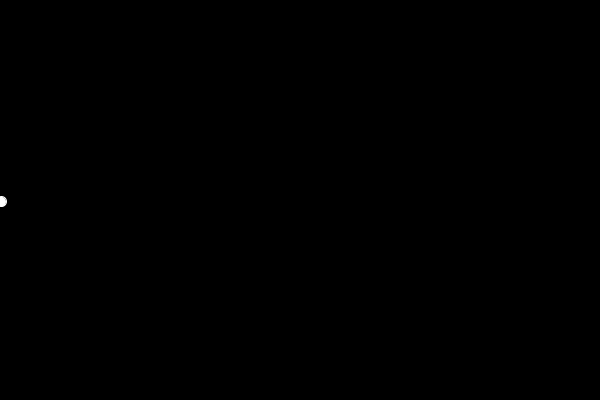
Frame 1 (no input)
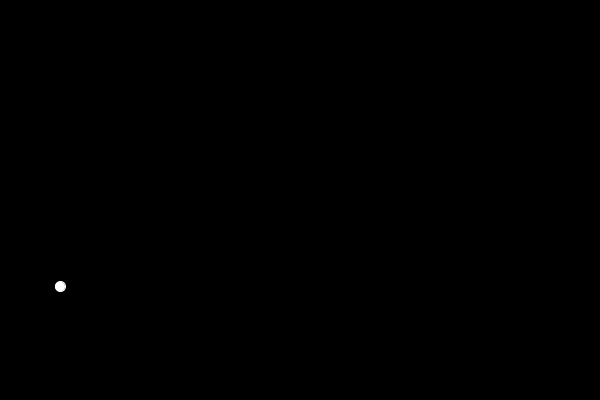
Frame 60 (the mouse pressed at the canvas centre just before this capture)
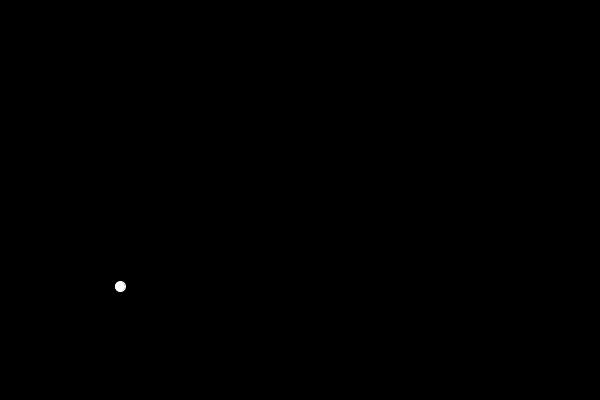
Frame 120 (the mouse held since frame 60 and released just before this capture)

The Processing sketch that drew these frames (run headless with seeded random() and noise(); from frame 60 on, the mouse is pressed at the canvas centre):

// Processing sketch: graphs
// ── graphs.pde
int dotDiameter;

void setup() {
  size(600, 400);
  background(0);
  stroke(255);
  dotDiameter = 10;
}//setup

void draw() {
  background(0);
  //plotLine(frameCount, 1, 0, dotDiameter);
  //plotParabola(frameCount, 0.05, 0, 0, dotDiameter);
  circle(frameCount, 100*sin(radians(frameCount)) + height/2, dotDiameter);
}//draw


void plotLine(int x, float m, float b, int csize) {
  float y = m * x + b;
  circle(x, y, csize);
}//plotLine

void plotParabola(int x, float a, float b, float c, int csize) {
  float y = a*x*x + b*x + c;
  circle(x, y, csize);
}//plotParabola
